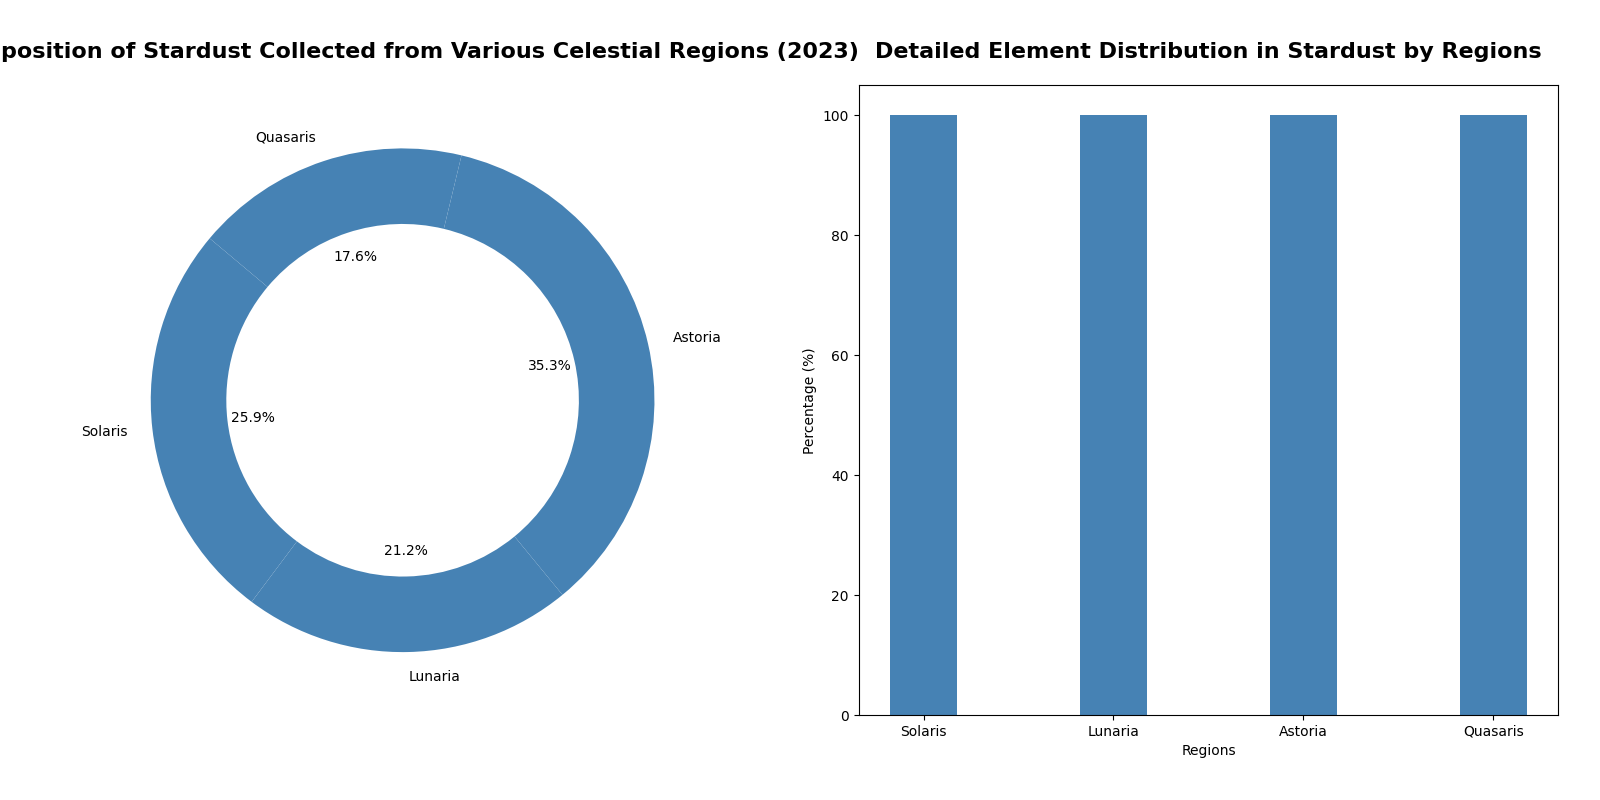

Reproduce this figure in Python.
import matplotlib.pyplot as plt
import numpy as np

# Data
regions = ['Solaris', 'Lunaria', 'Astoria', 'Quasaris']
composition_percentages = [22, 18, 30, 15]
elements_found = ['Plasma', 'Ether', 'Luminal Particles', 'Void Fragments', 'Astral Residue']
element_distributions = [
    [30, 20, 10, 25, 15], 
    [10, 25, 20, 30, 15], 
    [20, 30, 15, 10, 25], 
    [25, 10, 30, 15, 20], 
]

fig, (ax1, ax2) = plt.subplots(1, 2, figsize=(16, 8))

single_color = 'steelblue'

# Pie chart with single color
ax1.pie(
    composition_percentages, 
    labels=regions, 
    autopct='%1.1f%%', 
    startangle=140,
    colors=[single_color]*len(regions),
    wedgeprops=dict(width=0.3)
)

ax1.set_title(
    "Composition of Stardust Collected from Various Celestial Regions (2023)", 
    fontsize=16, weight='bold', pad=20
)

# Stacked bar chart with single color
bar_width = 0.35
region_indices = np.arange(len(regions))
bottom_values = np.zeros(len(regions))

for i, element in enumerate(elements_found):
    ax2.bar(
        region_indices, 
        [dist[i] for dist in element_distributions], 
        bar_width, 
        bottom=bottom_values, 
        color=single_color
    )
    bottom_values += [dist[i] for dist in element_distributions]

ax2.set_title(
    "Detailed Element Distribution in Stardust by Regions", 
    fontsize=16, weight='bold', pad=20
)
ax2.set_xlabel('Regions')
ax2.set_ylabel('Percentage (%)')
ax2.set_xticks(region_indices)
ax2.set_xticklabels(regions)

plt.tight_layout(pad=3)
plt.show()
